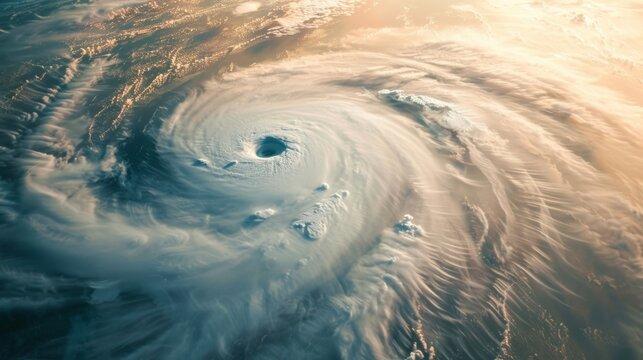
#> input picture projects/time_crushers/sample_hurricane1.jpg, 643 x 360 px
$ python golden_ratio_scanner.py
#> lines starting #> are read from the running program, lines starting #| are printed output that depends on the picture
import cv2
import numpy as np
import matplotlib.pyplot as plt

def draw_fibonacci_spiral(image, center, max_radius, num_turns):
    """
    Draw a Fibonacci spiral on an image.

    Parameters:
    - image: Input image on which to draw the spiral.
    - center: Tuple (x, y) for the center of the spiral.
    - max_radius: The maximum radius of the spiral.
    - num_turns: The number of turns in the spiral.
    """
    golden_ratio = (1 + np.sqrt(5)) / 2
    theta = np.linspace(0, 2 * np.pi * num_turns, 1000)
    radius = max_radius * np.exp(theta * np.log(golden_ratio) / (2 * np.pi * num_turns))
    x = center[0] + radius * np.cos(theta)
    y = center[1] + radius * np.sin(theta)

    for i in range(len(x) - 1):
        cv2.line(image, (int(x[i]), int(y[i])), (int(x[i+1]), int(y[i+1])), (0, 255, 0), 2)

def process_image(input_image_path, output_image_path, num_turns=5):
    """
    Process the input image to overlay a Fibonacci spiral.

    Parameters:
    - input_image_path: Path to the input image.
    - output_image_path: Path to save the output image.
    - num_turns: Number of turns in the Fibonacci spiral.
    """
#> called with input_image_path = 'sample_hurricane1.jpg', output_image_path = 'output_image_with_fibonacci_spiral.jpg', num_turns = 5
    # Read the input image
    image = cv2.imread(input_image_path)
#> image is the input picture: shape (360, 643, 3); mean B, G, R 129.8, 141.9, 141.9
    if image is None:
        print("Error: Could not load image")
        return

    # Convert the image to RGB (OpenCV uses BGR by default)
    image_rgb = cv2.cvtColor(image, cv2.COLOR_BGR2RGB)

    # Define the center and maximum radius for the Fibonacci spiral
    center = (image.shape[1] // 2, image.shape[0] // 2)
#> center = (321, 180)
    max_radius = min(center) // 2
#> max_radius = 90

    # Draw the Fibonacci spiral on the image
    draw_fibonacci_spiral(image_rgb, center, max_radius, num_turns)
#> after the loop in draw_fibonacci_spiral, `for i in range(len(x) - 1):`:
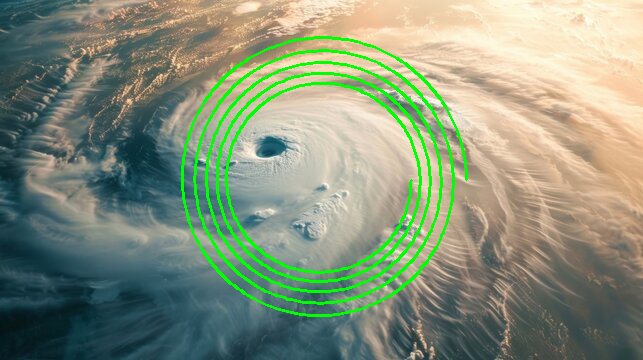
#> image: shape (360, 643, 3); mean R, G, B 134.2, 146.2, 122.9

    # Save the output image
    output_image_rgb = cv2.cvtColor(image_rgb, cv2.COLOR_RGB2BGR)
    cv2.imwrite(output_image_path, output_image_rgb)

    # Display the image
    plt.imshow(image_rgb)
    plt.axis('off')
    plt.title('Fibonacci Spiral Overlay')
    plt.show()

# Example usage
input_image_path = 'sample_hurricane1.jpg'  # Replace with your input image path
output_image_path = 'output_image_with_fibonacci_spiral.jpg'  # Replace with your desired output image path

process_image(input_image_path, output_image_path, num_turns=5)

$ run again, with projects/time_crushers/sample_hurricane2.jpg copied over projects/time_crushers/sample_hurricane1.jpg
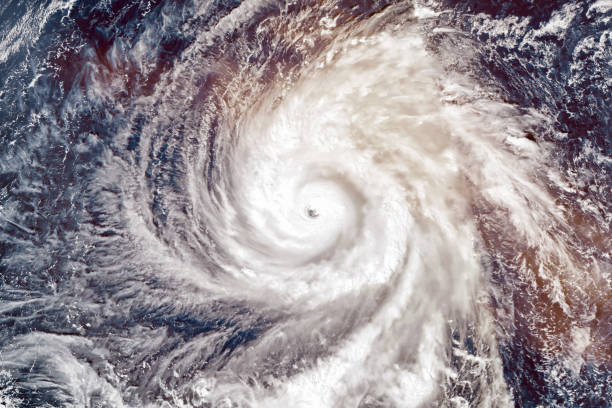
#> input picture projects/time_crushers/sample_hurricane2.jpg, 612 x 408 px
#> in process_image, image is the input picture: shape (408, 612, 3); mean B, G, R 151.7, 146.8, 154.6
#> after the loop in draw_fibonacci_spiral, `for i in range(len(x) - 1):`:
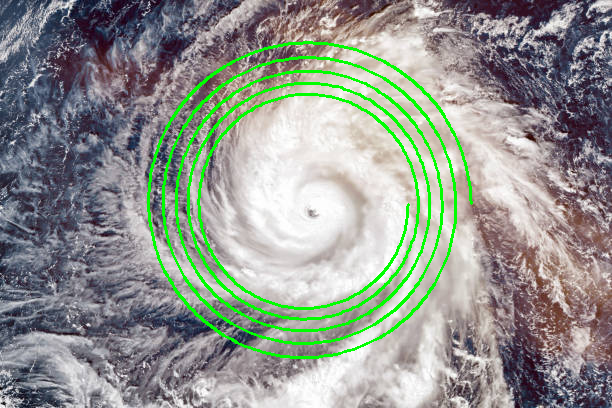
#> image: shape (408, 612, 3); mean R, G, B 145.7, 150.8, 143.4
